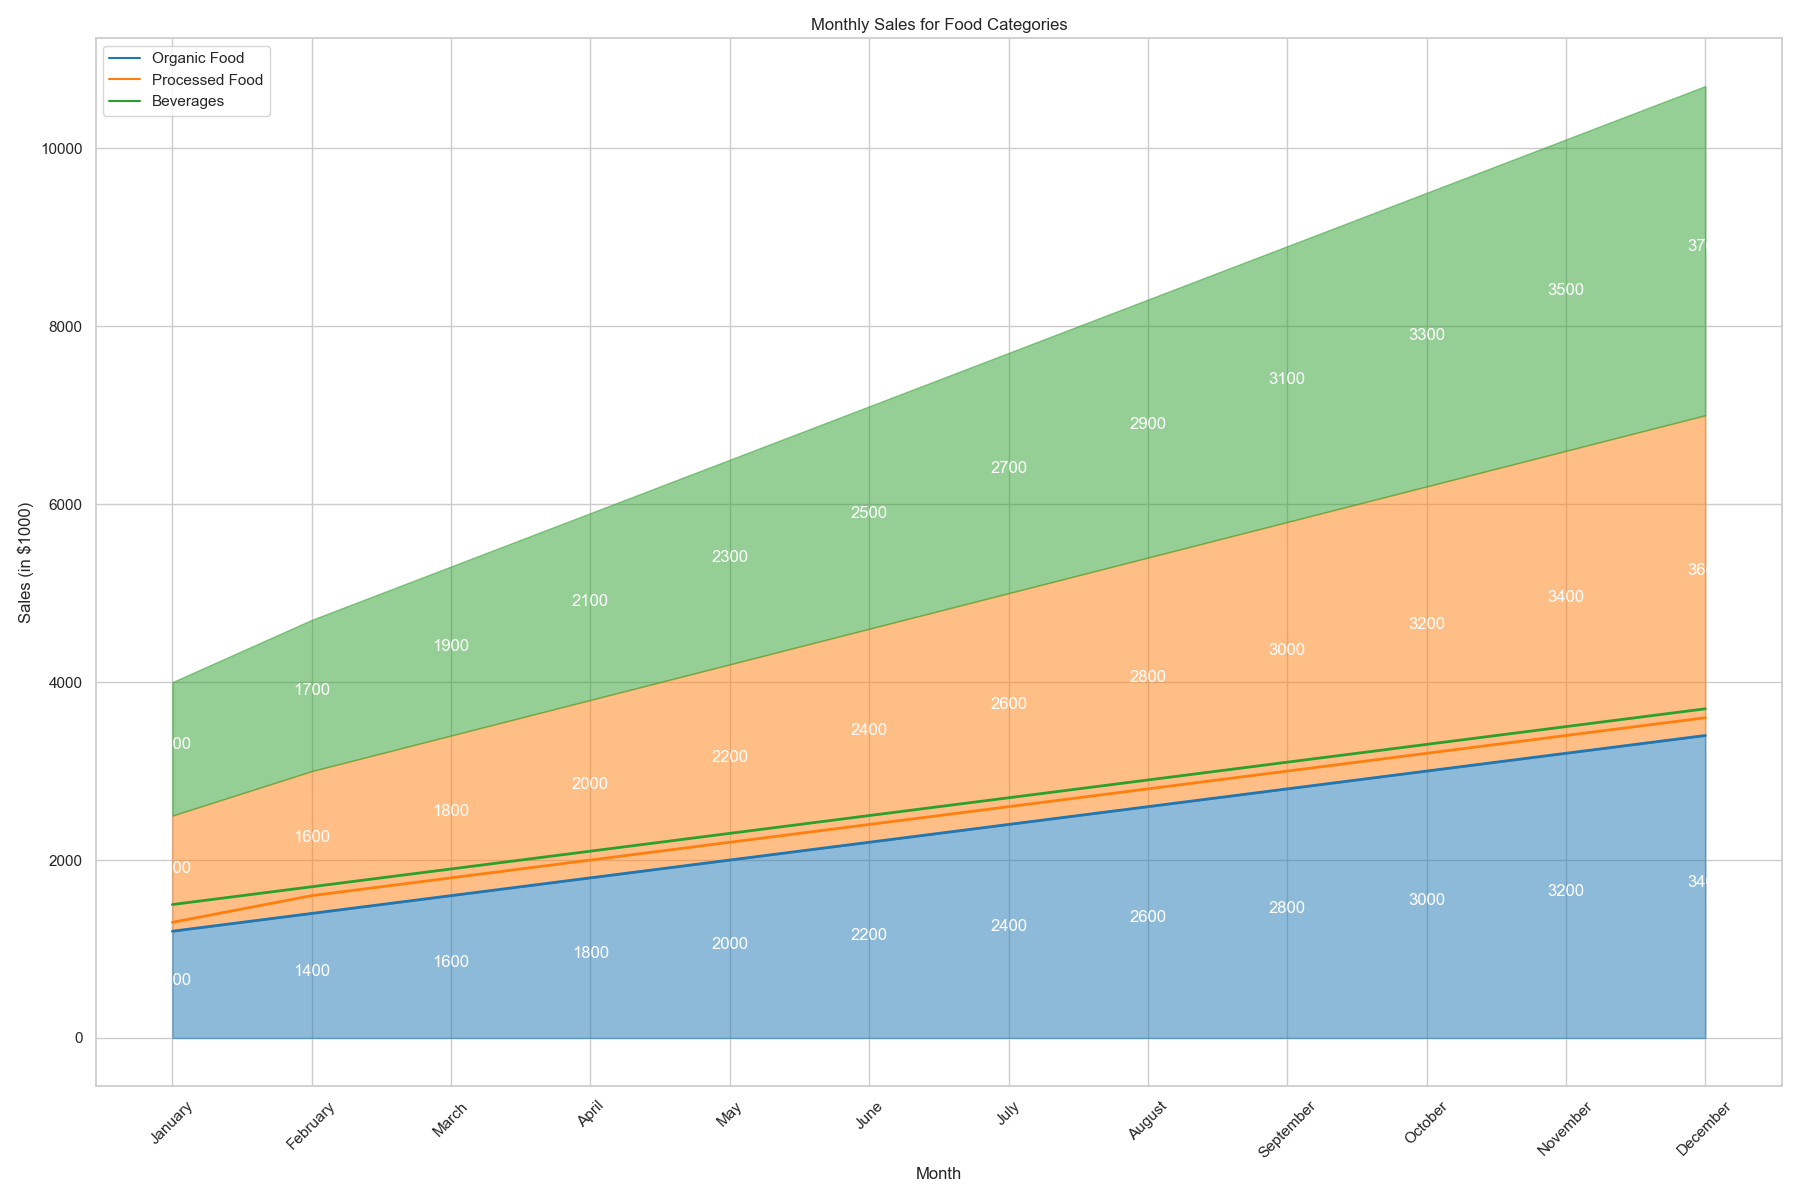

Here is the Python script that generated this plot:

import pandas as pd
import seaborn as sns
import matplotlib.pyplot as plt

data = {
    'Month': ['January', 'February', 'March', 'April', 'May', 'June',
              'July', 'August', 'September', 'October', 'November', 'December'],
    'Organic Food': [1200, 1400, 1600, 1800, 2000, 2200, 2400, 2600, 2800, 3000, 3200, 3400],
    'Processed Food': [1300, 1600, 1800, 2000, 2200, 2400, 2600, 2800, 3000, 3200, 3400, 3600],
    'Beverages': [1500, 1700, 1900, 2100, 2300, 2500, 2700, 2900, 3100, 3300, 3500, 3700]
}

df = pd.DataFrame(data)
df_melted = df.melt(id_vars='Month', var_name='Category', value_name='Sales')
df_melted['Month'] = pd.Categorical(df_melted['Month'], categories=data['Month'], ordered=True)

plt.figure(figsize=(18, 12))
sns.set(style="whitegrid")

colors = ["#1f77b4", "#ff7f0e", "#2ca02c"]

sns.lineplot(data=df_melted, x='Month', y='Sales', hue='Category', palette=colors, sort=False, lw=2)

plt.fill_between(data['Month'], df["Organic Food"], color="#1f77b4", alpha=0.5)
plt.fill_between(data['Month'], df["Organic Food"], df["Organic Food"] + df["Processed Food"], color="#ff7f0e", alpha=0.5)
plt.fill_between(data['Month'], df["Organic Food"] + df["Processed Food"], df["Organic Food"] + df["Processed Food"] + df["Beverages"], color="#2ca02c", alpha=0.5)

for idx, month in enumerate(data['Month']):
    plt.text(x=idx, y=df.loc[idx, "Organic Food"]/2, s=df.loc[idx, "Organic Food"], ha='center', color='w')
    plt.text(x=idx, y=df.loc[idx, "Organic Food"] + df.loc[idx, "Processed Food"]/2, s=df.loc[idx, "Processed Food"], ha='center', color='w')
    plt.text(x=idx, y=df.loc[idx, "Organic Food"] + df.loc[idx, "Processed Food"] + df.loc[idx, "Beverages"]/2, s=df.loc[idx, "Beverages"], ha='center', color='w')

plt.xlabel('Month')
plt.ylabel('Sales (in $1000)')
plt.title('Monthly Sales for Food Categories')
plt.xticks(rotation=45)
plt.legend(loc='upper left')
plt.tight_layout()
plt.show()
